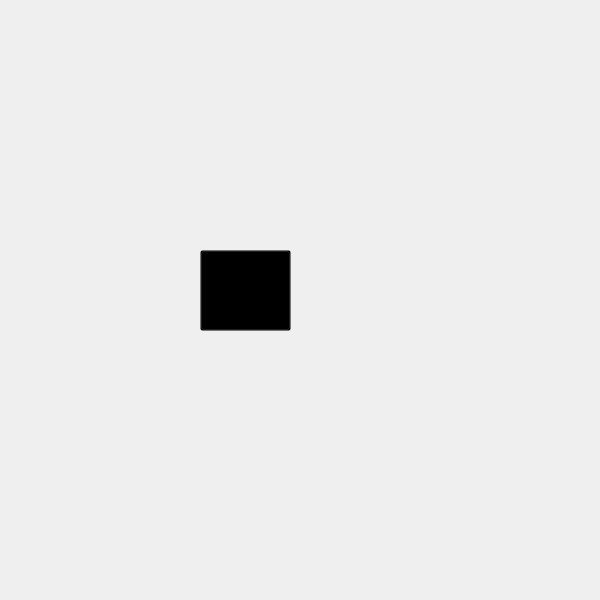
<?xml version="1.0" encoding="UTF-8"?>
<ui version="4.0">
 <class>GamerRoom</class>
 <widget class="QMainWindow" name="GamerRoom">
  <property name="geometry">
   <rect>
    <x>0</x>
    <y>0</y>
    <width>600</width>
    <height>600</height>
   </rect>
  </property>
  <property name="minimumSize">
   <size>
    <width>600</width>
    <height>600</height>
   </size>
  </property>
  <property name="windowTitle">
   <string>MainWindow</string>
  </property>
  <widget class="QWidget" name="centralwidget">
   <widget class="QLabel" name="bg_img_lb">
    <property name="geometry">
     <rect>
      <x>0</x>
      <y>0</y>
      <width>600</width>
      <height>600</height>
     </rect>
    </property>
    <property name="minimumSize">
     <size>
      <width>600</width>
      <height>600</height>
     </size>
    </property>
    <property name="maximumSize">
     <size>
      <width>600</width>
      <height>600</height>
     </size>
    </property>
    <property name="text">
     <string/>
    </property>
    <property name="pixmap">
     <pixmap resource="files_rc.qrc">:/background/images/gamer_room_img.png</pixmap>
    </property>
    <property name="scaledContents">
     <bool>true</bool>
    </property>
   </widget>
   <widget class="QPushButton" name="open_pc_btn">
    <property name="geometry">
     <rect>
      <x>200</x>
      <y>250</y>
      <width>91</width>
      <height>81</height>
     </rect>
    </property>
    <property name="styleSheet">
     <string notr="true">background-color: rgba(0,0,0,0);</string>
    </property>
    <property name="text">
     <string/>
    </property>
   </widget>
  </widget>
 </widget>
 <resources>
  <include location="files_rc.qrc"/>
 </resources>
 <connections/>
</ui>
